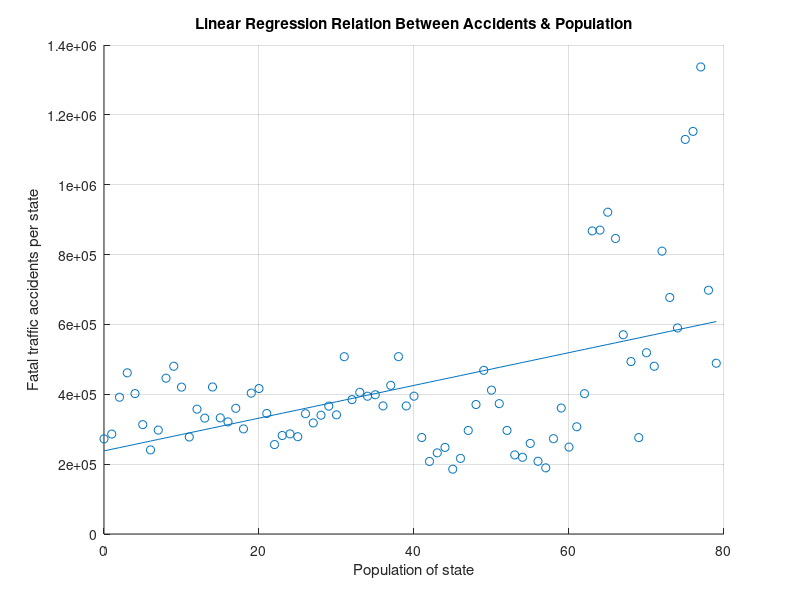
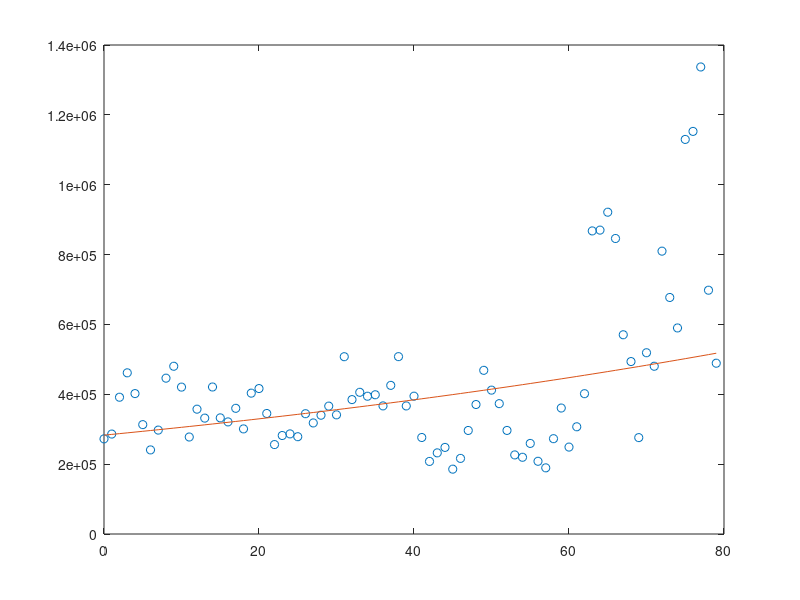

Reproduce these figures in MATLAB, in order.
%% Load the data
load('salmon.mat');

% Problem 1
%% A1 A2 A3
p1 = polyfit(t, salmon, 1);
A1 = p1(1);

A2 = polyval(p1, 80);
pred = polyval(p1, t);
A3 = sqrt(mean((salmon - pred).^2));  % Root Mean Squared Error

save('A1.dat', 'A1', '-ascii');
save('A2.dat', 'A2', '-ascii');
save('A3.dat', 'A3', '-ascii');

scatter(t,salmon)
hold on
plot(t,pred)
xlabel('Population of state')
ylabel('Fatal traffic accidents per state')
title('Linear Regression Relation Between Accidents & Population')
grid on
hold off

%% A4 A5 A6
p2 = polyfit(t, salmon, 2);
A4 = polyval(p2, 80);
p5 = polyfit(t, salmon, 5);
A5 = polyval(p5, 80);
p20 = polyfit(t, salmon, 20);
A6 = polyval(p20, 80);
save('A4.dat', 'A4', '-ascii');
save('A5.dat', 'A5', '-ascii');
save('A6.dat', 'A6', '-ascii');
%%
% y1 = polyval(p20,t);
% figure
% plot(t,salmon,'o')
% hold on
% plot(t,y1)
% hold off
%% A7 A8
ylog = log(salmon);
p1log = polyfit(t, ylog, 1);
r = p1log(1);
N0 = exp(p1log(2));
A7 = [N0, r];
pred = N0 * exp(t * r);

figure
plot(t,salmon,'o')
hold on
plot(t,pred)
hold off
A8 = N0 * exp(80 * r);
save('A7.dat', 'A7', '-ascii');
save('A8.dat', 'A8', '-ascii');

%% A9
f = @(m, t0)sqrt(mean((salmon - exp(m(1) .* t0.^2 + m(2) .* t0 + m(3))).^2));
fun = @(m)f(m, t);
m0 = [0.001, -0.01, 10];
m1 = fminsearch(fun, m0);
tt = 80;
A9 = exp(m1(1) .* tt.^2 + m1(2) .* tt + m1(3));
save('A9.dat', 'A9', '-ascii');
% figure
% plot(t,salmon,'o')
% hold on
% ypred =  exp(m1(1) .* t.^2 + m1(2) .* t + m1(3));
% plot(t, ypred)
% hold off
%% A10
A10 = spline(t, salmon, 80);
save('A10.dat', 'A10', '-ascii');